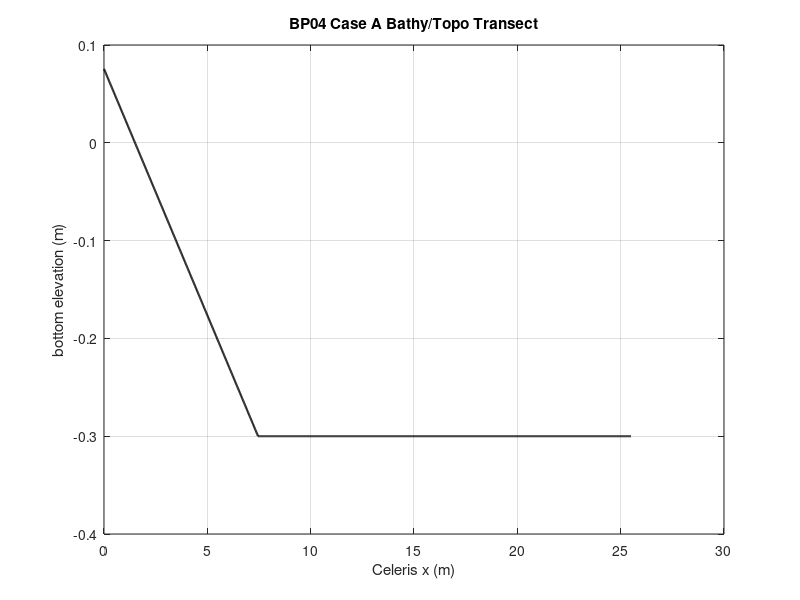

Here is the MATLAB script that generated this plot:
% Script to create input files needed for WebGPU version of Celeris
% creates config.json, bathy.txt, and waves.txt

clear all
close all
clf

% High-Level Simulation Control Parameters
grid_type = 1; % Cartesian grid. For grid_type=1, Celeris x=0 is the left boundary.
NLSW_or_Bous = 1; % =0 for Nonlinear Shallow Water Solver (long waves only) otherwise Boussinesq (wind waves)
dx = 0.015; % uniform grid size to use in model - the loaded bathy files will be interpolated to this grid size
dy = 0.015;
Courant_num = 0.15; %Target Courant #.  ~0.25 for P-C, ~0.05 for explicit methods. Default: 0.2
isManning = 0; % A boolean friction model value, if==1 "friction" is a Mannnigs n, otherwise it is a dimensionless friction factor (Moody)
friction = 0.0;  % dimensionless friction coefficient, or Mannings "n", depending on isManning choice
min_allowable_depth = 0.0000001; % min allowable water depth
infiltrationRate = 0.00;  % infiltration rate - for drying inundated cells
useBreakingModel = 0; % Case A is below the breaking threshold
algochanges=1; % 1=use new moving shoreline algorithm


% Benchmark Problem 4, Case A setup
% The laboratory case uses d=0.30 m, H/d=0.0185, and the same 1:19.85
% beach as BP01.  The left boundary is x=0 in Celeris.  The benchmark
% coordinate at that same location is x/d=-5.
base_depth = 0.30;
wave_height_over_depth = 0.0185;
wave_height = wave_height_over_depth*base_depth;
benchmark_left_x_over_d = -5.0;
benchmark_right_x_over_d = 80.0;
x_min = 0.0;
x_max = (benchmark_right_x_over_d - benchmark_left_x_over_d)*base_depth;
y_min = 0.0;
y_max = 100*dy;
shoreline_x = (0.0 - benchmark_left_x_over_d)*base_depth; % Celeris x for benchmark x/d=0
toe_x = (19.85 - benchmark_left_x_over_d)*base_depth; % Celeris x for benchmark x/d=19.85
beach_slope = 1/19.85;

% Celeris Add Disturbance solitary wave setup.
% BP01, BP04, and BP06 should use this native solitary-wave path, not etaInitCond.txt.
loadetaIC = 0;
add_Disturbance = 1;
disturbanceType = 1;
disturbanceXpos = (38.34250117739536 - benchmark_left_x_over_d)*base_depth; % Celeris x for the benchmark initial solitary wave
disturbanceYpos = 0.5*y_max;
disturbanceCrestamp = wave_height;
disturbanceDir = 180; % wave travels toward decreasing x, from offshore to the beach

%  Boundary conditions - at least one of the boundaries should be = 2 for incident waves.
%  BP04 does not use incident-wave forcing; the solitary wave is initialized with Add Disturbance.
west_boundary_type = 0; % west_boundary_type, 0=solid wall, 1=sponge layer, 2= waves loaded from file, created by spectrum_2D above
east_boundary_type = 1; % east_boundary_type, 0=solid wall, 1=sponge layer, 2= waves loaded from file, created by spectrum_2D above
south_boundary_type = 0; % south_boundary_type, 0=solid wall, 1=sponge layer, 2= waves loaded from file, created by spectrum_2D above
north_boundary_type = 0; % north_boundary_type, 0=solid wall, 1=sponge layer, 2= waves loaded from file, created by spectrum_2D above
BoundaryWidth = 30;
incident_wave_type = -1;
numberOfWaves = 1;

% Time Series Parameters
maxdurationTimeSeries = 14;  % this is the time chunk to display and write discrete parts of the time series
NumberOfTimeSeries = 0;  % the maximum number of time series that can be added is 15
% List time series locations (in Celeris grid coordinates):
% add additional time series as needed

% Save trigger parameters for automatically saving data, these will be added to json
trigger_animation = 0;  % automation trigger for animated gif when = 1
trigger_animation_start_time = 0.0;  % start time of animation trigger
AnimGif_dt = 0.25;  % time between animated gif frames, will write 80 frames

% Surface output schedule
% Case A reference profiles are at t/sqrt(d/g) = 30, 40, 50, 60, and 70.
% Start one interval before the first requested profile time so the written
% surfaces align with the reference profiles.
profile_times = [1 70];
profile_dt = 0.5;
profile_time_scale = sqrt(base_depth/9.80665);
trigger_writesurface = 1;  % automation trigger for writing 2D surfaces when = 1
trigger_writesurface_start_time = (profile_times(1)-profile_dt)*profile_time_scale;  % start time of surface write trigger
trigger_writesurface_end_time = (profile_times(end)+0.5*profile_dt)*profile_time_scale;  % end time of surface write trigger
dt_writesurface = profile_dt*profile_time_scale;  % increment to write to file
write_eta = 1;  % flag for writing eta surface data to file, write when = 1
write_u = 0;  % flag for writing x velocity surface data to file, write when = 1
write_v = 0;  % flag for writing y velocity surface data to file, write when = 1
write_P = 0;  % flag for writing x flux surface data to file, write when = 1
write_Q = 0;  % flag for writing y flux surface data to file, write when = 1
write_turb = 0;  % flag for writing eddy visc surface data to file, write when = 1

trigger_writeWaveHeight = 1;  % automation trigger for writing mean/max/wave height surfaces when = 1
trigger_resetMeans_time = 0.0;  % time to reset means
trigger_resetWaveHeight_time = 0.0;  % time to reset wave height
trigger_writeWaveHeight_time = trigger_writesurface_end_time;  % time to write wave height, this is also the end time for the simulation
which_surface_to_write = 10; % 10 = Max Free Surface Elev
% Note: The simulation will never close if trigger_writeWaveHeight~=1

% Defaults, should not need to change (for other parameters need to change source code
g = 9.80665;  %gravity
Theta = 2.0;  %midmod limiter parameter; empirical breaking parameter. 1.0 most dissipative (upwind) to 2.0 least dissipative (centered) Default: 1.5
dissipation_threshold = 0.3;  %For visualization purposes, represents a characterestic slope at breaking. 0.577=30 degrees, will need to be lower for coarse grid simulations that can not resolve this slope; 0.364=20 deg; 0.2679=15 deg
whiteWaterDecayRate = 0.02; % For visualization purposes, not simulation. Default: 0.9
timeScheme = 2;  %  Time integration choices: 0=Euler, 1=3rd-order A-B predictor, 2= A-B 4th-order predictor+corrector. Default: 2
seaLevel = 0.0;  % water level shift from given datum, for tide, surge, etc
Bcoef = 0.06666667; % dispersion parameter, 1/15 is optimum value for this set of equations. Default: 0.06666666666667
tridiag_solve = 2; % Method to solve the tridiagonal Boussinesq system: =0 Thomas (extremely slow, only for small domains (nx,ny <500) due to thread memory req), =1 Gauss-Sid (very slow), or 2 parallel cyclic reduction (best). Default: 2
surfaceToPlot = 0;
colorMap_choice = 2;
colorVal_min = -0.03;
colorVal_max = 0.10;
ShowLogos = 0;
GoogleMapOverlay = 0;
render_step = 10;
simPause = -1;

% Create bathy/topo surface - this needs to be custom for each scenario -
% see the interpBathy.m script in the directory below to see how the data
% is converted into a model grid
x = [x_min:dx:x_max];
y = [y_min:dy:y_max];
x_benchmark_over_d = x/base_depth + benchmark_left_x_over_d;
h_line = -base_depth*beach_slope*x_benchmark_over_d;
h_line(x_benchmark_over_d > 19.85) = -base_depth;
h_interp = repmat(h_line,length(y),1);

figure(1)
clf
plot(x,h_line,'k-','LineWidth',1.5)
grid on
title('BP04 Case A Bathy/Topo Transect')
xlabel('Celeris x (m)')
ylabel('bottom elevation (m)')

pause(.1)
save bathy.txt h_interp -ascii

WIDTH = length(x); % //WIDTH
HEIGHT = length(y); % //HEIGHT
dx = mean(diff(x));  % //dx
dy = mean(diff(y));  %  //dy

% write a dummy waves file; BP04 uses Add Disturbance, not incident waves
fid = fopen('waves.txt','w');
fprintf(fid,'[NumberOfWaves] 1\n');
fprintf(fid,'=================================\n');
fprintf(fid,'0.0 10.0 0.0 0.0\n');
fclose(fid);

% write sim control data to file
data = [ grid_type, WIDTH, HEIGHT, dx, dy, Courant_num, NLSW_or_Bous, ...
            base_depth, g, Theta, friction, isManning, ...
            dissipation_threshold, whiteWaterDecayRate, timeScheme, ...
            seaLevel, Bcoef, tridiag_solve, west_boundary_type, ...
            east_boundary_type, south_boundary_type, north_boundary_type, ...
            BoundaryWidth, incident_wave_type, numberOfWaves, ...
            maxdurationTimeSeries, NumberOfTimeSeries, ...
            loadetaIC, add_Disturbance, disturbanceType, disturbanceXpos, ...
            disturbanceYpos, disturbanceCrestamp, disturbanceDir, ...
            surfaceToPlot, colorMap_choice, colorVal_min, colorVal_max, ...
            ShowLogos, GoogleMapOverlay, useBreakingModel, ...
            render_step, simPause, ...
            trigger_animation, trigger_animation_start_time, AnimGif_dt, ...
            trigger_writesurface, trigger_writesurface_start_time, ...
            trigger_writesurface_end_time, dt_writesurface, infiltrationRate, ...
            write_eta, write_P, write_Q, write_u, write_v, write_turb, ...
            trigger_writeWaveHeight, trigger_resetMeans_time, trigger_resetWaveHeight_time, ...
            trigger_writeWaveHeight_time, which_surface_to_write, min_allowable_depth,algochanges];
varnames = {'grid_type', 'WIDTH', 'HEIGHT', 'dx', 'dy', 'Courant_num', 'NLSW_or_Bous', ...
            'base_depth', 'g', 'Theta', 'friction', 'isManning', ...
            'dissipation_threshold', 'whiteWaterDecayRate', 'timeScheme', ...
            'seaLevel', 'Bcoef', 'tridiag_solve', 'west_boundary_type', ...
            'east_boundary_type', 'south_boundary_type', 'north_boundary_type', ...
            'BoundaryWidth', 'incident_wave_type', 'numberOfWaves', ...
            'maxdurationTimeSeries', 'NumberOfTimeSeries', ...
            'loadetaIC', 'add_Disturbance', 'disturbanceType', 'disturbanceXpos', ...
            'disturbanceYpos', 'disturbanceCrestamp', 'disturbanceDir', ...
            'surfaceToPlot', 'colorMap_choice', 'colorVal_min', 'colorVal_max', ...
            'ShowLogos', 'GoogleMapOverlay', 'useBreakingModel', ...
            'render_step', 'simPause', ...
            'trigger_animation', 'trigger_animation_start_time', 'AnimGif_dt', ...
            'trigger_writesurface', 'trigger_writesurface_start_time', ...
            'trigger_writesurface_end_time', 'dt_writesurface', 'infiltrationRate', ...
            'write_eta', 'write_P', 'write_Q', 'write_u', 'write_v', 'write_turb', ...
            'trigger_writeWaveHeight', 'trigger_resetMeans_time', 'trigger_resetWaveHeight_time', ...
            'trigger_writeWaveHeight_time', 'which_surface_to_write', 'min_allowable_depth','algochanges'};

% Open the output file for writing
fid = fopen('config.json', 'w');
fprintf(fid, '{ \n');
% Write the data and variable names to the file
for i = 1:length(data)
    fprintf(fid, '  "%s": %.8f, \n' ,varnames{i} , data(i));
end
% Write time series
% Write each time series location as a JSON object
fprintf(fid, '  "locationOfTimeSeries": [\n');
for k = 1:16 % 16 is a Celeris-WebGPU hard coded limit here, do not change
    x_c=0.0;
    y_c=0.0;
    
    fprintf(fid, '    {\n');
    fprintf(fid, '      "xts": %g,\n', x_c);
    fprintf(fid, '      "yts": %g\n',   y_c);

    if k < 16
        fprintf(fid, '    },\n');
    else
        fprintf(fid, '    }\n');
    end
end
fprintf(fid, '  ]\n');
fprintf(fid, '}\n');

% Close the output file
fclose(fid);
